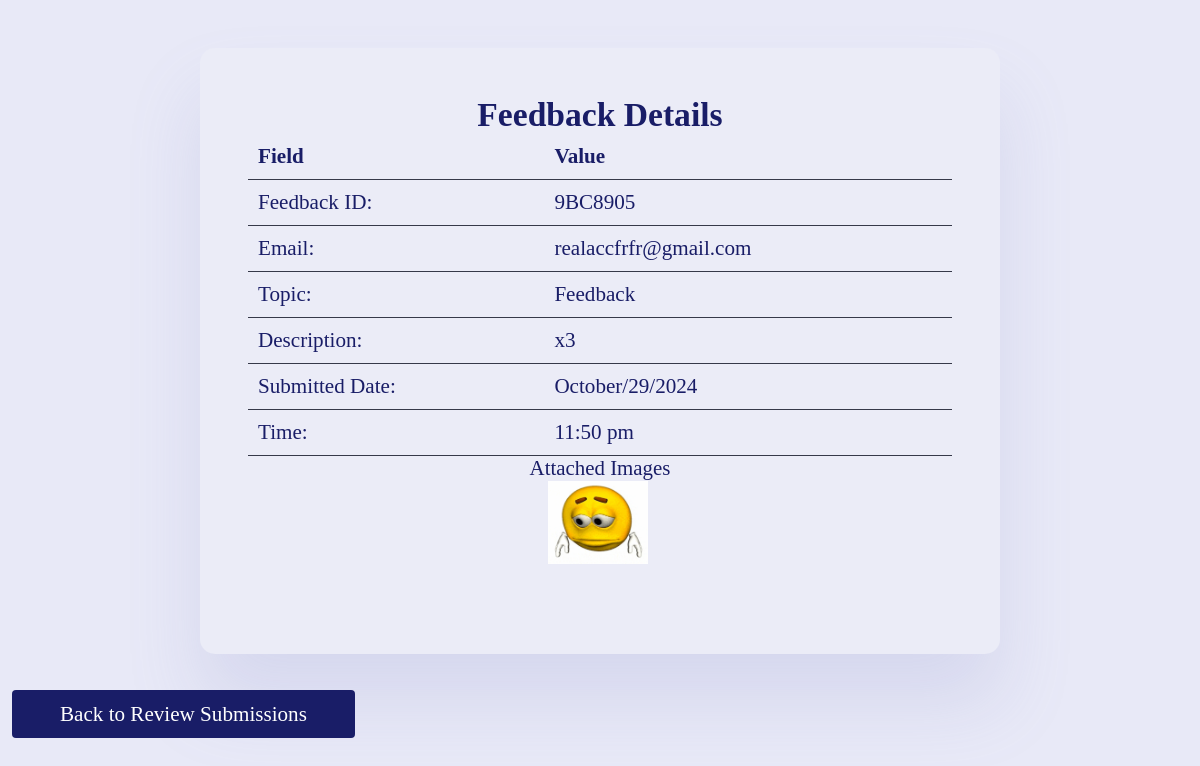
/admin/php/view_feedback.php?feedback_id=9BC8905 (signed in), run on the app's committed database.
### tables this page shows
CREATE TABLE `feedback` (
  `feedbackid` varchar(255) NOT NULL,
  `email` varchar(200) NOT NULL,
  `topic` varchar(100) NOT NULL,
  `description` varchar(500) NOT NULL,
  `location` varchar(250) NOT NULL,
  `images` varchar(255) NOT NULL,
  `submitted_date` datetime NOT NULL DEFAULT current_timestamp()
);

### admin/php/view_feedback.php (the view, shortened to what this page needs)
<?php
include '../../user/config.php';
$feedback_id = $_GET['feedback_id'];
$sql = "SELECT * FROM Feedback WHERE feedbackid = ?";
$stmt = $conn->prepare($sql);
$stmt->bind_param("s", $feedback_id);
$stmt->execute();
$result = $stmt->get_result();
$feedback = $result->fetch_assoc();
?>
<!DOCTYPE html>
<html lang="en">
<head>
    <link rel="stylesheet" href="../../style.css">
</head>
<body>
<div class="view-feedback-container">
    <div class="view-feedback-header">
        <h2>Feedback Details</h2>
        <table>
            <tr>
                <th>Field</th>
                <th>Value</th>
            </tr>
            <tr>
                <td>Feedback ID:</td>
                <td><?php echo htmlspecialchars($feedback['feedbackid']); ?></td>
            </tr>
            <tr>
                <td>Email:</td>
                <td><?php echo htmlspecialchars($feedback['email']); ?></td>
            </tr>
            <tr>
                <td>Topic:</td>
                <td><?php echo htmlspecialchars($feedback['topic']); ?></td>
            </tr>
            <tr>
                <td>Description:</td>
                <td><?php echo htmlspecialchars($feedback['description']); ?></td>
            </tr>
            <tr>
                <td>Submitted Date:</td>
            <td><?php
                $submittedDate = new DateTime($feedback['submitted_date']);
                echo $submittedDate->format('F/j/Y');
            ?></td>
            </tr>
             <tr>
            <td>Time:</td>
            <td><?php
                echo $submittedDate->format('g:i a');
            ?></td>
        </tr>
        </table>
        <div class="images-container">
            <h3>Attached Images</h3>
            <div class="image-gallery">
                <?php if (!empty($feedback['images']) && $feedback['images'] !== 'NULL'): ?>
                    <?php $images = explode(',', $feedback['images']); ?>
                    <?php foreach ($images as $image): ?>
                        <img src="../../uploads/<?php echo htmlspecialchars($image); ?>" class="feedback-image" style="width:100px; margin-right: 5px; cursor: pointer;" alt="Attached Image" onclick="openModal(this.src)">
                    <?php endforeach; ?>
                <?php else: ?>
                    <p>No image attached.</p>
                <?php endif; ?>
            </div>
        </div>
    </div>
</div>
<div class="backtoreview">
    <a href="../reviewsubmissions.php">Back to Review Submissions</a>
</div>
</body>
</html>

### style.css (style rules this page uses)
:root { --color-text: #0b0c18; --color-header: #0000; --color-background: #e8e9f7; --color-background-lighter: #ebecf7; --color-primary: #191d67; --color-secondary: #757be6; --color-accent: #141db8; --color-white: #fff; --color-dark: #363949; --color-light: rgba(132, 139, 200, 0.18); --color-dark-variant: #677483; --box-shadow: 0 2rem 3rem var(--color-light); }
* { margin: 0; padding: 0; outline: 0; border: 0; text-decoration: none; box-sizing: border-box; }
html { font-size: 24px; }
body { width: 100vw; height: 100vh; font-family: 'Poppins'; font-size: 0.88rem; user-select: none; overflow-x: hidden; color: var(--color-text); background-color: var(--color-background); }
a { color: var(--color-text); }
h2 { font-weight: 600; font-size: 1.4rem; }
h3 { font-weight: 500; font-size: 0.87rem; }
table { width: 100%; border-collapse: collapse; color: var(--color-background-lighter); }
table th, table td { padding: 10px; text-align: left; border-bottom: 1px solid var(--color-dark); color: var(--color-primary); }
html { scroll-behavior: smooth; }
.view-feedback-container { margin: 2rem auto; padding: 2rem; background-color: var(--color-background-lighter); border-radius: 15px; box-shadow: var(--box-shadow); max-width: 800px; }
.view-feedback-header { margin-bottom: 1.5rem; text-align: center; color: var(--color-primary); }
.view-feedback-header h2 { margin: 0; }
.backtoreview a { background-color: var(--color-primary); color: var(--color-white); margin-top: 0.5rem; margin-left: 0.5rem; padding: 0.5rem 2rem; border: none; border-radius: 4px; cursor: pointer; transition: background-color 0.3s ease; }

### data on the page
feedback: feedbackid "9BC8905", email "realaccfrfr@gmail.com", topic "Feedback", description "x3", submitted_date "October/29/2024", submitted_date "11:50 pm", images (picture)
